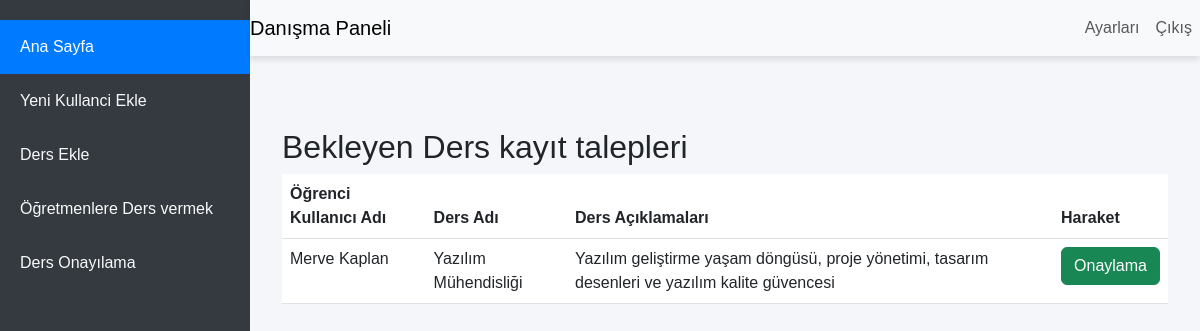
The app's page /admin/courses_approval.php (signed in) with its own data.
### tables this page shows
CREATE TABLE `student_courses` (
  `id` int(11) NOT NULL,
  `student_id` int(11) NOT NULL,
  `course_id` int(11) NOT NULL,
  `status` enum('pending','approved') DEFAULT 'pending'
);

CREATE TABLE `users` (
  `id` int(11) NOT NULL,
  `username` varchar(50) NOT NULL,
  `password` varchar(255) NOT NULL,
  `role` enum('admin','teacher','student') NOT NULL
);

CREATE TABLE `courses` (
  `id` int(10) UNSIGNED NOT NULL,
  `course_name` varchar(100) NOT NULL,
  `course_description` text NOT NULL
);

### admin/courses_approval.php (the view, shortened to what this page needs)
<?php
include('../config.php');
include('../includes/header.php');
include('../includes/sidebar.php');
include('../includes/navbar.php');
$pending_courses_query = "SELECT sc.id, u.username, c.course_name, c.course_description
                         FROM student_courses sc
                         JOIN users u ON sc.student_id = u.id
                         JOIN courses c ON sc.course_id = c.id
                         WHERE sc.status = 'pending'";
$pending_courses_result = mysqli_query($conn, $pending_courses_query);
?>
<div class = content >
    <div class="container mt-5">
        <h2>Bekleyen Ders kayıt talepleri</h2>
        <table class="table">
            <thead>
                <tr>
                    <th>Öğrenci Kullanıcı Adı</th>
                    <th>Ders Adı</th>
                    <th>Ders Açıklamaları</th>
                    <th>Haraket</th>
                </tr>
            </thead>
            <tbody>
                <?php while ($row = mysqli_fetch_assoc($pending_courses_result)): ?>
                    <tr>
                        <td><?php echo $row['username']; ?></td>
                        <td><?php echo $row['course_name']; ?></td>
                        <td><?php echo $row['course_description']; ?></td>
                        <td>
                            <form action="process_approval.php" method="POST">
                                <button type="submit" class="btn btn-success">Onaylama</button>
                            </form>
                        </td>
                    </tr>
                <?php endwhile; ?>
            </tbody>
        </table>
    </div>
</div>
<?php include('../includes/footer.php'); ?>

### includes/header.php (style rules this page uses)
body { font-family: 'Arial', sans-serif; background-color: #f4f6f9; margin: 0; }
.content { margin-left: 250px; padding: 20px; padding-top: 80px; }

### records on screen
student_courses: users.username "Merve Kaplan", course.course_name "Yazılım Mühendisliği", course.course_description "Yazılım geliştirme yaşam döngüsü, proje yönetimi, tasarım desenleri ve yazılım kalite güvencesi"
